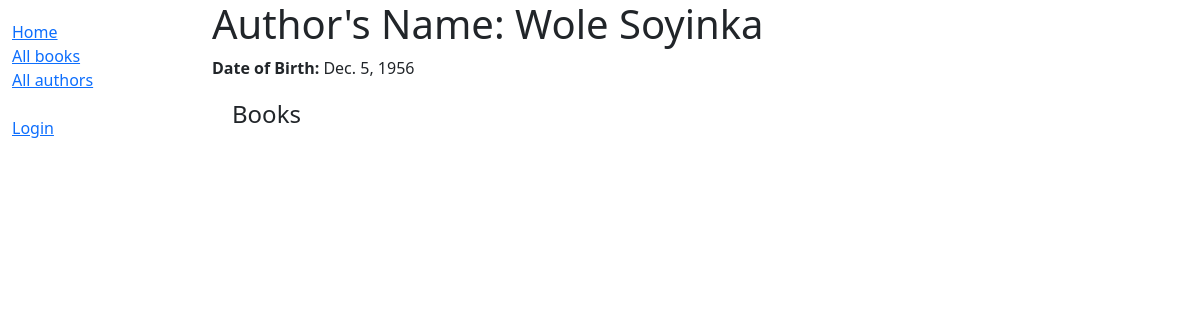
Before: /catalog/author/4/ with the older database file.
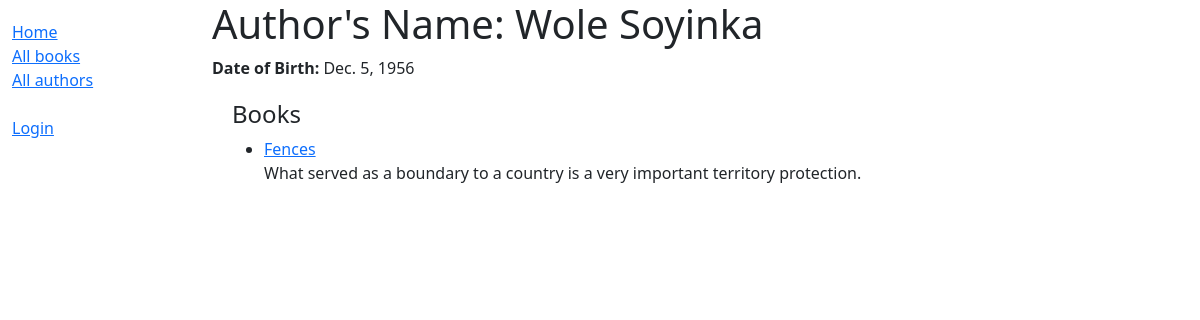
After: the same page with the newer database file.
### catalog/models.py (models this page shows, shortened)
class Book(models.Model):
    title = models.CharField(max_length=200)
    author = models.ForeignKey(Author, on_delete=models.SET_NULL, null=True)
    summary = models.TextField(
        max_length=1000, help_text="Enter a brief description of the book")
    isbn = models.CharField("ISBN", max_length=13, unique=True,
                            help_text='13 characters <a href="https://www.isbn-international.org/content/what-isbn">ISBN number</a>')
    genre = models.ManyToManyField(
        Genre, help_text='Select a genre for this book')
    language = models.ForeignKey(
        Language, on_delete=models.SET_NULL, null=True)
    def get_absolute_url(self):
        return reverse('book-detail', args=[str(self.id)])
    def display_genre(self):
        """Create a string for the Genre. This is required to display genre in Admin."""
        return ', '.join(genre.name for genre in self.genre.all()[:3])
    display_genre.short_description = "Genre"

### catalog/views.py (the view)
class AuthorDetailView(generic.DetailView):
    model = Author

### catalog/templates/catalog/author_detail.html (shortened to what this page needs)
{% extends "base_generic.html" %}
{% block content %}
<h1>Author's Name: {{ author.first_name }} {{ author.last_name }}</h1>
<p><strong>Date of Birth:</strong> {{ author.date_of_birth }}</p>
<div style="margin-left:20px;margin-top:20px">
    <h4>Books</h4>
    <ul>
        {% for book in author.book_set.all %}
        <li>
            <a href="{{ book.get_absolute_url }}">{{ book.title }}</a>
            <p>{{ book.summary }}</p>
        </li>
        {% endfor %}
    </ul>
</div>
{% endblock %}

Changed rows visible on the page:
added Book: title "Fences", summary "What served as a boundary to a country is a very important territory protection."
